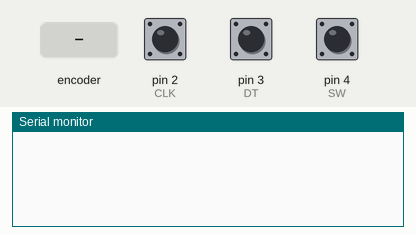
The sketch below on a simulated Arduino Uno, built with avr-gcc and run on an emulated ATmega328P. Shown: the last lines printed to the serial monitor. The inputs (shaded band) are chosen by the test bench; at power-on: pin 4 (SW) HIGH, pin 2 (CLK) HIGH, pin 3 (DT) HIGH.

Above: at 1.2 s.
1.3 s: rotary encoder on pin 2 (CLK) / pin 3 (DT) turned 1 step (first pin leading)
At 2.0 s:
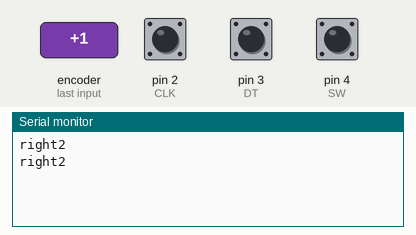
3.0 s: pin 4 (SW) pulled LOW for 0.15 s
At 3.9 s:
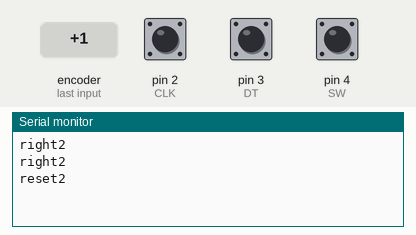
4.6 s: rotary encoder on pin 2 (CLK) / pin 3 (DT) turned 2 steps (second pin leading)
At 5.6 s:
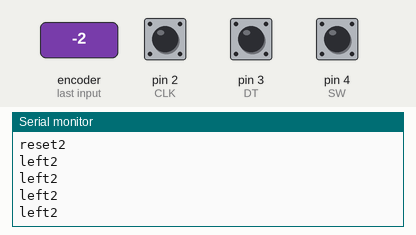

The sketch:

rotatory_encoder_2.ino
```cpp
#define CLK 2
#define DT 3
#define SW 4

int lastCLK = HIGH;
int lastButtonState = HIGH;

void setup() {
    Serial.begin(9600);
    pinMode(CLK, INPUT_PULLUP);
    pinMode(DT, INPUT_PULLUP);
    pinMode(SW, INPUT_PULLUP);
}

void loop() {
    int currentCLK = digitalRead(CLK);
    int currentDT = digitalRead(DT);
    int currentButton = digitalRead(SW);

    // 读取旋转方向
    if (currentCLK != lastCLK) {
        if (currentDT != currentCLK) {
            Serial.println("right2");  // Player Two 右移
        } else {
            Serial.println("left2");   // Player Two 左移
        }
    }
    lastCLK = currentCLK;

    // 检测按钮按下
    if (currentButton == LOW && lastButtonState == HIGH) {
        Serial.println("reset2");  // Player Two 触发重置
        delay(500);
    }
    lastButtonState = currentButton;
}
```

Measured:
- after the input at 1.3 s, the serial monitor: prints a new line at once (image 1)
- after the input at 3.0 s, the serial monitor: prints a new line at once (image 2)
- after the input at 4.6 s, the serial monitor: prints a new line at once (image 3)
